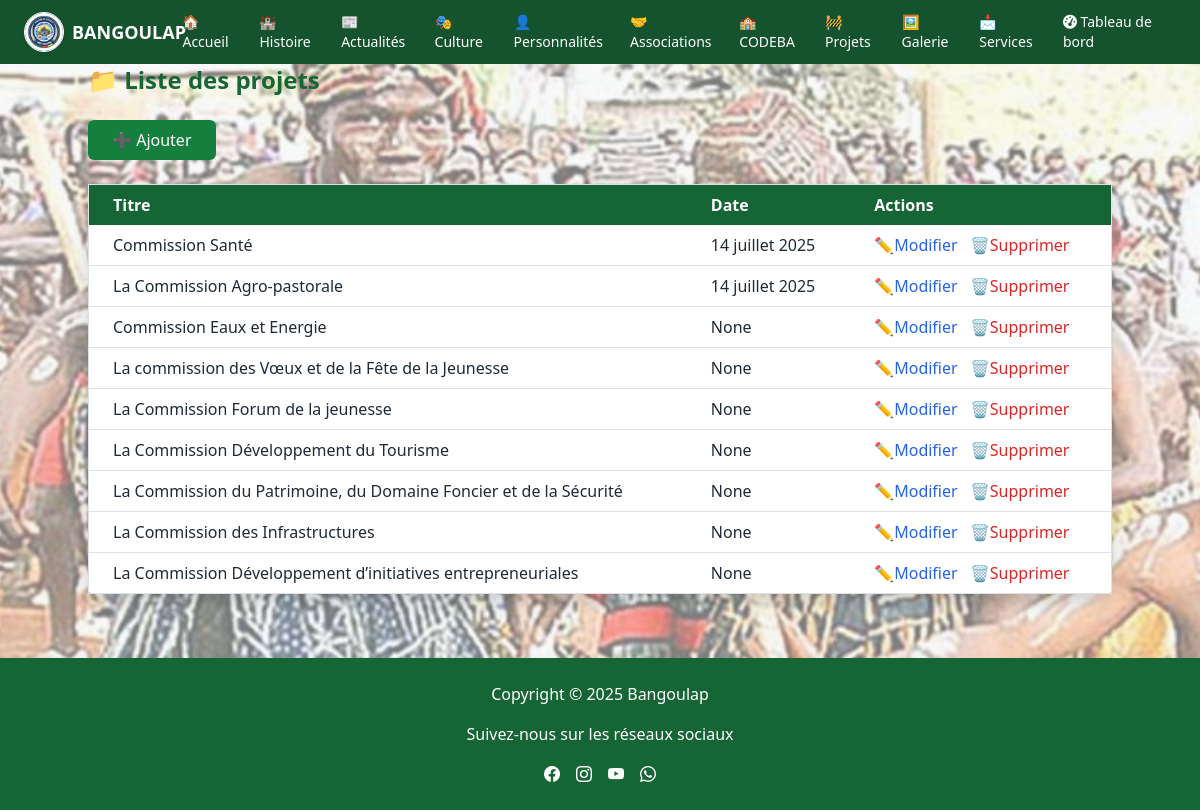
The app's page /projets/admin/ (signed in) with its own data.
### projets/models.py (models this page shows, shortened)
class Projet(models.Model):
    titre = models.CharField(max_length=200)
    description = models.TextField()
    date_lancement = models.DateField(verbose_name="Date de lancement", blank=True, null=True)
    image = models.ImageField(upload_to='projets/images/', blank=True, null=True)

### projets/views.py (the view)
# urls.py: path('admin/', views.admin_liste_projets, name='admin_liste'),
@user_passes_test(is_superuser)
def admin_liste_projets(request):
    projets = Projet.objects.all().order_by('-date_lancement')
    return render(request, 'projets/admin/liste.html', {'projets': projets})

### projets/views.py (called while the page is built)
def is_superuser(user):
    return user.is_superuser

### projets/templates/projets/admin/liste.html (shortened to what this page needs)
{% extends "base.html" %}
{% block content %}
<div class="max-w-5xl mx-auto py-8">
  <h1 class="text-2xl font-bold text-green-800 mb-4">📁 Liste des projets</h1>
  <a href="{% url 'projets:ajouter' %}" class="bg-green-700 text-white px-4 py-2 rounded mb-4 inline-block">➕ Ajouter</a>
  <table class="min-w-full bg-white border rounded shadow">
    <thead class="bg-green-800 text-white">
      <tr>
        <th class="text-left px-4 py-2">Titre</th>
        <th class="text-left px-4 py-2">Date</th>
        <th class="text-left px-4 py-2">Actions</th>
      </tr>
    </thead>
    <tbody>
      {% for p in projets %}
      <tr class="border-b hover:bg-green-50">
        <td class="px-4 py-2">{{ p.titre }}</td>
        <td class="px-4 py-2">{{ p.date_lancement }}</td>
        <td class="px-4 py-2 space-x-2">
          <a href="{% url 'projets:modifier' p.id %}" class="text-blue-600 hover:underline">✏️Modifier</a>
          <a href="{% url 'projets:supprimer' p.id %}" class="text-red-600 hover:underline">🗑️Supprimer</a>
        </td>
      </tr>
      {% empty %}
      <tr><td colspan="3" class="text-center py-4">Aucun projet</td></tr>
      {% endfor %}
    </tbody>
  </table>
</div>
{% endblock %}

### records on screen
Projet: titre "Commission Santé", date_lancement "14 juillet 2025"
Projet: titre "La Commission Agro-pastorale", date_lancement "14 juillet 2025"
Projet: titre "Commission Eaux et Energie", date_lancement "None"
Projet: titre "La commission des Vœux et de la Fête de la Jeunesse", date_lancement "None"
Projet: titre "La Commission Forum de la jeunesse", date_lancement "None"
Projet: titre "La Commission Développement du Tourisme", date_lancement "None"
Projet: titre "La Commission du Patrimoine, du Domaine Foncier et de la Sécurité", date_lancement "None"
Projet: titre "La Commission des Infrastructures", date_lancement "None"
Projet: titre "La Commission Développement d’initiatives entrepreneuriales", date_lancement "None"
